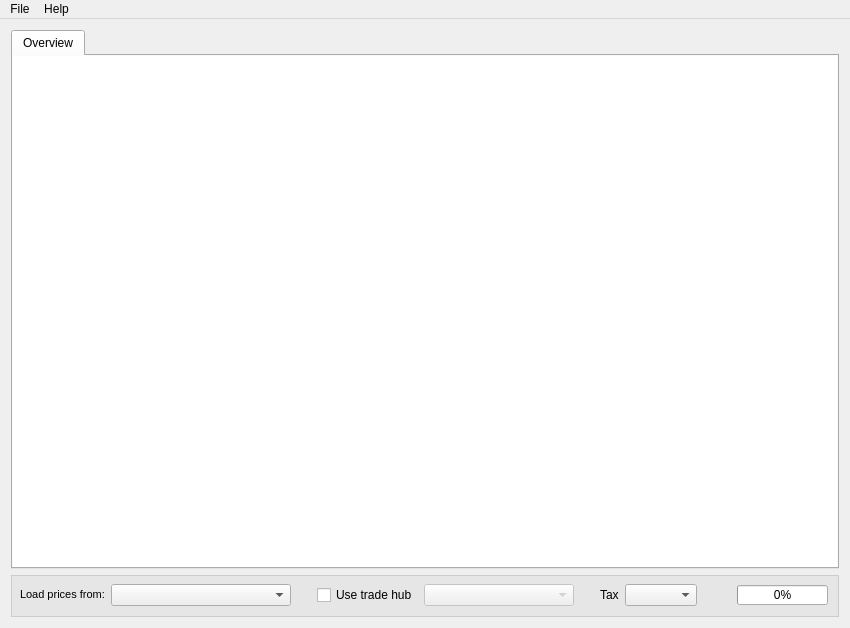
<?xml version="1.0" encoding="UTF-8"?>
<ui version="4.0">
 <class>MainWindow</class>
 <widget class="QMainWindow" name="MainWindow">
  <property name="geometry">
   <rect>
    <x>0</x>
    <y>0</y>
    <width>850</width>
    <height>628</height>
   </rect>
  </property>
  <property name="sizePolicy">
   <sizepolicy hsizetype="Preferred" vsizetype="Preferred">
    <horstretch>0</horstretch>
    <verstretch>0</verstretch>
   </sizepolicy>
  </property>
  <property name="windowTitle">
   <string>MainWindow</string>
  </property>
  <property name="styleSheet">
   <string notr="true">#MainWindow {
	position: relative;
}</string>
  </property>
  <widget class="QWidget" name="centralWidget">
   <layout class="QGridLayout" name="gridLayout">
    <item row="0" column="0">
     <widget class="QTabWidget" name="tabWidget">
      <property name="currentIndex">
       <number>0</number>
      </property>
      <widget class="QWidget" name="overview">
       <attribute name="title">
        <string>Overview</string>
       </attribute>
       <layout class="QVBoxLayout" name="verticalLayout">
        <property name="leftMargin">
         <number>0</number>
        </property>
        <property name="topMargin">
         <number>0</number>
        </property>
        <property name="rightMargin">
         <number>0</number>
        </property>
        <property name="bottomMargin">
         <number>0</number>
        </property>
        <item>
         <widget class="QScrollArea" name="overviewScroll">
          <property name="styleSheet">
           <string notr="true"/>
          </property>
          <property name="frameShape">
           <enum>QFrame::NoFrame</enum>
          </property>
          <property name="horizontalScrollBarPolicy">
           <enum>Qt::ScrollBarAlwaysOff</enum>
          </property>
          <property name="widgetResizable">
           <bool>true</bool>
          </property>
          <widget class="QWidget" name="overviewContents">
           <property name="geometry">
            <rect>
             <x>0</x>
             <y>0</y>
             <width>826</width>
             <height>513</height>
            </rect>
           </property>
           <property name="styleSheet">
            <string notr="true">#overviewContents {
	background: #FFF;
}</string>
           </property>
          </widget>
         </widget>
        </item>
       </layout>
      </widget>
     </widget>
    </item>
    <item row="1" column="0">
     <widget class="QWidget" name="selectPriceWidget" native="true">
      <property name="sizePolicy">
       <sizepolicy hsizetype="Expanding" vsizetype="Fixed">
        <horstretch>100</horstretch>
        <verstretch>100</verstretch>
       </sizepolicy>
      </property>
      <property name="minimumSize">
       <size>
        <width>102</width>
        <height>44</height>
       </size>
      </property>
      <property name="maximumSize">
       <size>
        <width>16777215</width>
        <height>44</height>
       </size>
      </property>
      <property name="palette">
       <palette>
        <active>
         <colorrole role="Button">
          <brush brushstyle="SolidPattern">
           <color alpha="255">
            <red>230</red>
            <green>230</green>
            <blue>230</blue>
           </color>
          </brush>
         </colorrole>
         <colorrole role="Base">
          <brush brushstyle="SolidPattern">
           <color alpha="255">
            <red>230</red>
            <green>230</green>
            <blue>230</blue>
           </color>
          </brush>
         </colorrole>
         <colorrole role="Window">
          <brush brushstyle="SolidPattern">
           <color alpha="255">
            <red>230</red>
            <green>230</green>
            <blue>230</blue>
           </color>
          </brush>
         </colorrole>
        </active>
        <inactive>
         <colorrole role="Button">
          <brush brushstyle="SolidPattern">
           <color alpha="255">
            <red>230</red>
            <green>230</green>
            <blue>230</blue>
           </color>
          </brush>
         </colorrole>
         <colorrole role="Base">
          <brush brushstyle="SolidPattern">
           <color alpha="255">
            <red>230</red>
            <green>230</green>
            <blue>230</blue>
           </color>
          </brush>
         </colorrole>
         <colorrole role="Window">
          <brush brushstyle="SolidPattern">
           <color alpha="255">
            <red>230</red>
            <green>230</green>
            <blue>230</blue>
           </color>
          </brush>
         </colorrole>
        </inactive>
        <disabled>
         <colorrole role="Button">
          <brush brushstyle="SolidPattern">
           <color alpha="255">
            <red>230</red>
            <green>230</green>
            <blue>230</blue>
           </color>
          </brush>
         </colorrole>
         <colorrole role="Base">
          <brush brushstyle="SolidPattern">
           <color alpha="255">
            <red>230</red>
            <green>230</green>
            <blue>230</blue>
           </color>
          </brush>
         </colorrole>
         <colorrole role="Window">
          <brush brushstyle="SolidPattern">
           <color alpha="255">
            <red>230</red>
            <green>230</green>
            <blue>230</blue>
           </color>
          </brush>
         </colorrole>
        </disabled>
       </palette>
      </property>
      <property name="contextMenuPolicy">
       <enum>Qt::NoContextMenu</enum>
      </property>
      <property name="accessibleName">
       <string notr="true"/>
      </property>
      <property name="accessibleDescription">
       <string notr="true"/>
      </property>
      <property name="styleSheet">
       <string notr="true">#selectPriceWidget {
	width: 100;
	min-width: 100%;
	position: absolute;
	left: 0;
	bottom: 0;
	border: 1px solid #ccc;
	
	background-color: rgb(230, 230, 230);
}
</string>
      </property>
      <property name="inputMethodHints">
       <set>Qt::ImhNone</set>
      </property>
      <layout class="QHBoxLayout" name="horizontalLayout">
       <property name="sizeConstraint">
        <enum>QLayout::SetMinAndMaxSize</enum>
       </property>
       <property name="leftMargin">
        <number>9</number>
       </property>
       <property name="topMargin">
        <number>9</number>
       </property>
       <item>
        <widget class="QLabel" name="selectPriceLabel">
         <property name="enabled">
          <bool>true</bool>
         </property>
         <property name="sizePolicy">
          <sizepolicy hsizetype="Maximum" vsizetype="Preferred">
           <horstretch>0</horstretch>
           <verstretch>0</verstretch>
          </sizepolicy>
         </property>
         <property name="font">
          <font>
           <pointsize>8</pointsize>
           <weight>50</weight>
           <bold>false</bold>
           <kerning>true</kerning>
          </font>
         </property>
         <property name="styleSheet">
          <string notr="true"/>
         </property>
         <property name="text">
          <string>&lt;html&gt;&lt;head/&gt;&lt;body&gt;&lt;p&gt;Load prices from:&lt;/p&gt;&lt;/body&gt;&lt;/html&gt;</string>
         </property>
        </widget>
       </item>
       <item>
        <widget class="QComboBox" name="regionBox">
         <property name="sizePolicy">
          <sizepolicy hsizetype="Minimum" vsizetype="Fixed">
           <horstretch>0</horstretch>
           <verstretch>0</verstretch>
          </sizepolicy>
         </property>
         <property name="minimumSize">
          <size>
           <width>180</width>
           <height>0</height>
          </size>
         </property>
         <property name="maximumSize">
          <size>
           <width>180</width>
           <height>16777215</height>
          </size>
         </property>
         <property name="font">
          <font>
           <pointsize>9</pointsize>
          </font>
         </property>
         <property name="cursor">
          <cursorShape>PointingHandCursor</cursorShape>
         </property>
         <property name="mouseTracking">
          <bool>false</bool>
         </property>
         <property name="locale">
          <locale language="English" country="UnitedStates"/>
         </property>
        </widget>
       </item>
       <item>
        <spacer name="horizontalSpacer">
         <property name="orientation">
          <enum>Qt::Horizontal</enum>
         </property>
         <property name="sizeType">
          <enum>QSizePolicy::Fixed</enum>
         </property>
         <property name="sizeHint" stdset="0">
          <size>
           <width>20</width>
           <height>20</height>
          </size>
         </property>
        </spacer>
       </item>
       <item>
        <widget class="QCheckBox" name="useTradeHubBox">
         <property name="sizePolicy">
          <sizepolicy hsizetype="Maximum" vsizetype="Fixed">
           <horstretch>0</horstretch>
           <verstretch>0</verstretch>
          </sizepolicy>
         </property>
         <property name="text">
          <string>Use trade hub</string>
         </property>
        </widget>
       </item>
       <item>
        <widget class="QComboBox" name="tradeHubBox">
         <property name="enabled">
          <bool>false</bool>
         </property>
         <property name="minimumSize">
          <size>
           <width>150</width>
           <height>0</height>
          </size>
         </property>
         <property name="cursor">
          <cursorShape>PointingHandCursor</cursorShape>
         </property>
        </widget>
       </item>
       <item>
        <spacer name="horizontalSpacer_3">
         <property name="orientation">
          <enum>Qt::Horizontal</enum>
         </property>
         <property name="sizeType">
          <enum>QSizePolicy::Fixed</enum>
         </property>
         <property name="sizeHint" stdset="0">
          <size>
           <width>20</width>
           <height>20</height>
          </size>
         </property>
        </spacer>
       </item>
       <item>
        <widget class="QLabel" name="label">
         <property name="text">
          <string>Tax</string>
         </property>
        </widget>
       </item>
       <item>
        <widget class="QComboBox" name="taxBox"/>
       </item>
       <item>
        <spacer name="horizontalSpacer_2">
         <property name="orientation">
          <enum>Qt::Horizontal</enum>
         </property>
         <property name="sizeHint" stdset="0">
          <size>
           <width>40</width>
           <height>20</height>
          </size>
         </property>
        </spacer>
       </item>
       <item>
        <widget class="QProgressBar" name="progressBar">
         <property name="minimumSize">
          <size>
           <width>0</width>
           <height>20</height>
          </size>
         </property>
         <property name="maximumSize">
          <size>
           <width>16777215</width>
           <height>20</height>
          </size>
         </property>
         <property name="value">
          <number>0</number>
         </property>
         <property name="textVisible">
          <bool>true</bool>
         </property>
        </widget>
       </item>
      </layout>
     </widget>
    </item>
   </layout>
  </widget>
  <widget class="QMenuBar" name="menuBar">
   <property name="geometry">
    <rect>
     <x>0</x>
     <y>0</y>
     <width>850</width>
     <height>21</height>
    </rect>
   </property>
   <widget class="QMenu" name="menuFile">
    <property name="toolTip">
     <string notr="true"/>
    </property>
    <property name="statusTip">
     <string notr="true"/>
    </property>
    <property name="whatsThis">
     <string notr="true"/>
    </property>
    <property name="accessibleName">
     <string notr="true"/>
    </property>
    <property name="accessibleDescription">
     <string notr="true"/>
    </property>
    <property name="locale">
     <locale language="English" country="UnitedStates"/>
    </property>
    <property name="title">
     <string>File</string>
    </property>
    <addaction name="actionImport"/>
    <addaction name="separator"/>
    <addaction name="actionExit"/>
   </widget>
   <widget class="QMenu" name="menuHelp">
    <property name="title">
     <string>Help</string>
    </property>
    <addaction name="actionAbout"/>
   </widget>
   <addaction name="menuFile"/>
   <addaction name="menuHelp"/>
  </widget>
  <action name="actionAbout">
   <property name="text">
    <string>About</string>
   </property>
  </action>
  <action name="actionExit">
   <property name="text">
    <string>Exit</string>
   </property>
   <property name="shortcut">
    <string notr="true">Ctrl+Q</string>
   </property>
   <property name="menuRole">
    <enum>QAction::QuitRole</enum>
   </property>
  </action>
  <action name="actionImport">
   <property name="enabled">
    <bool>false</bool>
   </property>
   <property name="text">
    <string>Import</string>
   </property>
  </action>
  <action name="actionSave">
   <property name="text">
    <string>Save</string>
   </property>
  </action>
 </widget>
 <layoutdefault spacing="6" margin="11"/>
 <resources/>
 <connections>
  <connection>
   <sender>useTradeHubBox</sender>
   <signal>stateChanged(int)</signal>
   <receiver>MainWindow</receiver>
   <slot>priceSourceChanged(int)</slot>
   <hints>
    <hint type="sourcelabel">
     <x>364</x>
     <y>598</y>
    </hint>
    <hint type="destinationlabel">
     <x>483</x>
     <y>313</y>
    </hint>
   </hints>
  </connection>
  <connection>
   <sender>regionBox</sender>
   <signal>activated(int)</signal>
   <receiver>MainWindow</receiver>
   <slot>regionChanged(int)</slot>
   <hints>
    <hint type="sourcelabel">
     <x>196</x>
     <y>598</y>
    </hint>
    <hint type="destinationlabel">
     <x>483</x>
     <y>313</y>
    </hint>
   </hints>
  </connection>
  <connection>
   <sender>tradeHubBox</sender>
   <signal>activated(int)</signal>
   <receiver>MainWindow</receiver>
   <slot>tradeHubChanged(int)</slot>
   <hints>
    <hint type="sourcelabel">
     <x>490</x>
     <y>598</y>
    </hint>
    <hint type="destinationlabel">
     <x>483</x>
     <y>313</y>
    </hint>
   </hints>
  </connection>
  <connection>
   <sender>taxBox</sender>
   <signal>activated(int)</signal>
   <receiver>MainWindow</receiver>
   <slot>taxChanged(int)</slot>
   <hints>
    <hint type="sourcelabel">
     <x>655</x>
     <y>596</y>
    </hint>
    <hint type="destinationlabel">
     <x>483</x>
     <y>313</y>
    </hint>
   </hints>
  </connection>
  <connection>
   <sender>actionExit</sender>
   <signal>triggered()</signal>
   <receiver>MainWindow</receiver>
   <slot>close()</slot>
   <hints>
    <hint type="sourcelabel">
     <x>-1</x>
     <y>-1</y>
    </hint>
    <hint type="destinationlabel">
     <x>424</x>
     <y>313</y>
    </hint>
   </hints>
  </connection>
 </connections>
 <slots>
  <slot>regionChanged(int)</slot>
  <slot>tradeHubChanged(int)</slot>
  <slot>priceSourceChanged(int)</slot>
  <slot>taxChanged(int)</slot>
 </slots>
</ui>
